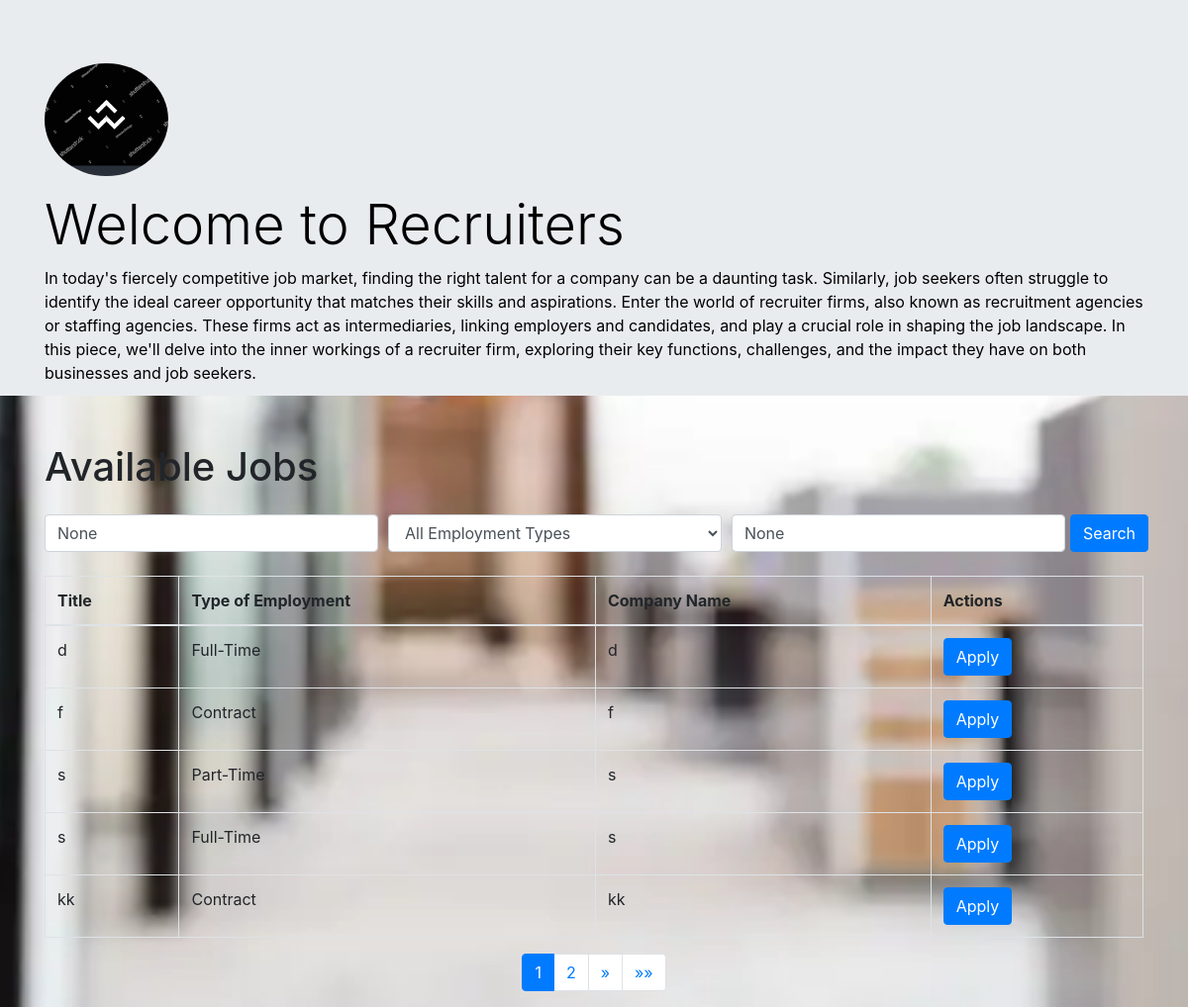
The page / on the database its author committed.
### app/models.py (models this page shows, shortened)
class Jobs(models.Model):
    JOB_TYPES = [
        ('Full-Time', 'Full-Time'),
        ('Part-Time', 'Part-Time'),
        ('Contract', 'Contract'),
    ]
    title = models.CharField(max_length=100)
    employment_type = models.CharField(max_length=20, choices=JOB_TYPES)
    company_name = models.CharField(max_length=100)

### app/views.py (the view)
# urls.py: path('', views.home, name='home'),
def home(request):
    query = request.GET.get('q')
    employment_type = request.GET.get('employment_type')
    company_name = request.GET.get('company_name')
    jobs = Jobs.objects.all()
    if query:
        jobs = jobs.filter(title__icontains=query)
    if employment_type:
        jobs = jobs.filter(employment_type=employment_type)
    if company_name:
        jobs = jobs.filter(company_name=company_name)
    paginator = Paginator(jobs, 5)  # Show 10 jobs per page
    page = request.GET.get('page')
    jobs = paginator.get_page(page)
    return render(request, 'app/home.html', {'jobs': jobs, 'query': query, 'employment_type': employment_type, 'company_name': company_name})

### app/templates/app/home.html (shortened to what this page needs)
<!DOCTYPE html>
<html>
<head>
    <link rel="stylesheet" href="https://stackpath.bootstrapcdn.com/bootstrap/4.5.2/css/bootstrap.min.css">
</head>
<body>
    <div class="jumbotron jumbotron-fluid">
        <div class="container">
            <img src="static/img/c1.png" alt="Recruiters Image" class="img-fluid rounded-circle" style="max-width: 200px;">
            <h1 class="display-4 mt-3">Welcome to Recruiters</h1>
            In today's fiercely competitive job market, finding the right talent for a company can be a daunting task. Similarly, job seekers often struggle to identify the ideal career opportunity that matches their skills and aspirations. Enter the world of recruiter firms, also known as recruitment agencies or staffing agencies. These firms act as intermediaries, linking employers and candidates, and play a crucial role in shaping the job landscape. In this piece, we'll delve into the inner workings of a recruiter firm, exploring their key functions, challenges, and the impact they have on both businesses and job seekers.
        </div>
    </div>
    <div class="container mt-5">
        <h1 class="mb-4">Available Jobs</h1>
         <form method="GET" class="mb-4">
            <div class="form-row">
                <div class="col">
                    <input type="text" name="q" class="form-control" placeholder="Search by title..." value="{{ query }}">
                </div>
                <div class="col">
                    <select name="employment_type" class="form-control">
                        <option value="" {% if not employment_type %}selected{% endif %}>All Employment Types</option>
                    </select>
                </div>
                <div class="col">
                    <input type="text" name="company_name" class="form-control" placeholder="Search by company name..." value="{{ company_name }}">
                </div>
                <button type="submit" class="btn btn-primary">Search</button>
            </div>
        </form>
        <table class="table table-bordered">
            <thead>
                <tr>
                    <th>Title</th>
                    <th>Type of Employment</th>
                    <th>Company Name</th>
                    <th>Actions</th>
                </tr>
            </thead>
            <tbody>
                {% for job in jobs %}
                <tr>
                    <td>{{ job.title }}</td>
                    <td>{{ job.get_employment_type_display }}</td>
                    <td>{{ job.company_name }}</td>
                    <td>
                        <button type="button" class="btn btn-primary" data-toggle="modal" data-target="#applyModal{{ job.id }}">Apply</button>
                    </td>
                </tr>
                {% endfor %}
            </tbody>
        </table>
        <nav aria-label="Job pagination">
            <ul class="pagination justify-content-center">
                {% for num in jobs.paginator.page_range %}
                    {% if jobs.number == num %}
                        <li class="page-item active">
                            <span class="page-link">{{ num }}</span>
                        </li>
                    {% else %}
                        <li class="page-item">
                            <a class="page-link" href="?page={{ num }}">{{ num }}</a>
                        </li>
                    {% endif %}
                {% endfor %}
                {% if jobs.has_next %}
                    <li class="page-item">
                        <a class="page-link" href="?page={{ jobs.next_page_number }}" aria-label="Next">
                            <span aria-hidden="true">&raquo;</span>
                        </a>
                    </li>
                    <li class="page-item">
                        <a class="page-link" href="?page={{ jobs.paginator.num_pages }}" aria-label="Last">
                            <span aria-hidden="true">&raquo;&raquo;</span>
                        </a>
                    </li>
                {% endif %}
            </ul>
        </nav>
    </div>
</body>
</html>

### app/templates/app/home.html (style rules this page uses)
body { background-image: url("static/img/c3.webp"); background-size: cover; background-position: center; background-repeat: no-repeat; color: #000; }
.jumbotron { background-size: cover; background-position: center; background-repeat: no-repeat; height: 400px; color: black; }

### rows shown on the page
Jobs: title "d", employment_type "Full-Time", company_name "d"
Jobs: title "f", employment_type "Contract", company_name "f"
Jobs: title "s", employment_type "Part-Time", company_name "s"
Jobs: title "s", employment_type "Full-Time", company_name "s"
Jobs: title "kk", employment_type "Contract", company_name "kk"

### other values the page prints
{{ num }} "1"
{{ num }} "2"
